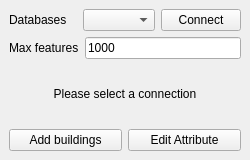
<?xml version="1.0" encoding="UTF-8"?>
<ui version="4.0">
 <class>CityDbExplorerDockWidgetBase</class>
 <widget class="QDockWidget" name="CityDbExplorerDockWidgetBase">
  <property name="geometry">
   <rect>
    <x>0</x>
    <y>0</y>
    <width>250</width>
    <height>160</height>
   </rect>
  </property>
  <property name="windowTitle">
   <string>3DCityDB Explorer</string>
  </property>
    <widget class="QWidget" name="dockWidgetContents">
   <layout class="QVBoxLayout" name="verticalLayout">
    <item>
     <layout class="QHBoxLayout" name="horizontalLayout">
      <item>
       <widget class="QLabel" name="label">
        <property name="text">
         <string>Databases</string>
        </property>
       </widget>
      </item>
      <item>
       <widget class="QComboBox" name="databaseConnections"/>
      </item>
      <item>
       <widget class="QPushButton" name="connect">
        <property name="text">
         <string>Connect</string>
        </property>
       </widget>
      </item>
     </layout>
    </item>
    <item>
     <layout class="QVBoxLayout" name="verticalLayout_2">
      <item>
       <layout class="QHBoxLayout" name="horizontalLayout_2">
        <item>
         <widget class="QLabel" name="label_2">
          <property name="text">
           <string>Max features</string>
          </property>
         </widget>
        </item>
        <item>
         <widget class="QLineEdit" name="maxFeatures">
          <property name="text">
           <string>1000</string>
          </property>
          <property name="placeholderText">
           <string>1000</string>
          </property>
         </widget>
        </item>
       </layout>
      </item>
      <item>
       <widget class="QLabel" name="dbVersion">
        <property name="text">
         <string>Please select a connection</string>
        </property>
        <property name="alignment">
         <set>Qt::AlignCenter</set>
        </property>
       </widget>
      </item>
     </layout>
    </item>
    <item>
     <layout class="QHBoxLayout" name="horizontalLayout_3">
      <item>
       <widget class="QPushButton" name="loadBuilding">
        <property name="text">
         <string>Add buildings</string>
        </property>
       </widget>
      </item>
      <item>
       <widget class="QPushButton" name="editAttribute">
        <property name="text">
         <string>Edit Attribute</string>
        </property>
       </widget>
      </item>
     </layout>
    </item>
   </layout>
  </widget>
 </widget>
 <resources/>
 <connections/>
</ui>
